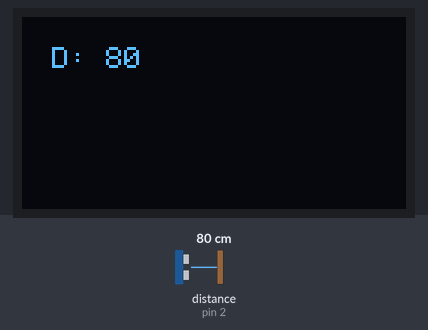
This sketch was run on a simulated Arduino Uno, built with avr-gcc and run on an emulated ATmega328P. On the bench: 128×64 one-colour display. Wiring (inferred from the names in the program): ultrasonic range finder: trigger pin 3; echo pin 2. The test bench sets the inputs (shaded band); at power-on: distance to the obstacle (sensor on pin 2) 80 cm. The echo pulse lasts 58.3 µs per cm; the display library's start-up logo is not drawn; what the sketch prints to the serial monitor is not drawn.

Above: at 3.2 s.
3.3 s: distance to the obstacle (sensor on pin 2) set to 4 cm
At 3.37 s:
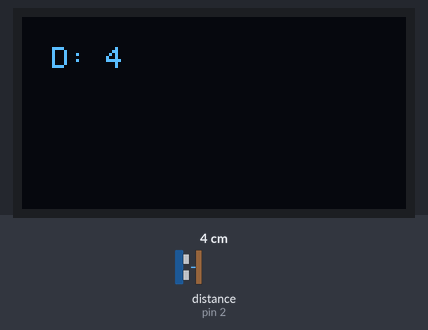
4.9 s: distance to the obstacle (sensor on pin 2) set to 9 cm
At 5.8 s:
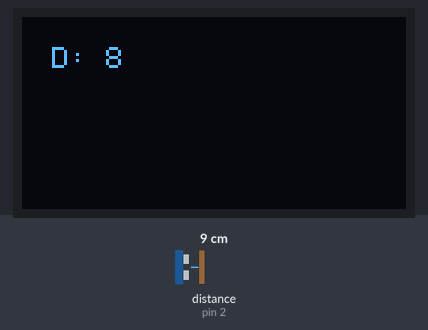

The sketch:

Ultrasonico.ino
```cpp
#include <SPI.h>
#include <Wire.h>
#include <Adafruit_GFX.h>
#include <Adafruit_SSD1306.h>

Adafruit_SSD1306 display(-1);
const byte trigg = 3;
const byte echo = 2;

//trigg entrada
//echo salida
void setup() {
  Serial.begin(9600);
  pinMode(trigg, OUTPUT);
  pinMode(echo, INPUT);
  digitalWrite(trigg, LOW);

  display.begin(SSD1306_SWITCHCAPVCC, 0x3C);
  display.display();
  delay(2000);
  display.clearDisplay();
}

void loop() {
  display.clearDisplay();
  int distancia = mide_distancia();

  display.setTextSize(1);
  display.setCursor(10, 10);
  display.setTextColor(WHITE);
  display.print("D: ");
  display.print(distancia);
  display.display();

  Serial.println(distancia);
}

int mide_distancia(){
  gatillo();
  long tiempo = pulseIn(echo, HIGH);
  int distancia = tiempo/58;
  return distancia;
}

//gatillo = disparo de la salida ultrasonica
void gatillo(){
  digitalWrite(trigg, HIGH);
  delayMicroseconds(10);
  digitalWrite(trigg, LOW);
}
```

Measured:
- after the input at 3.3 s, the display: first changes at once (image 1 shows a later state)
- after the input at 4.9 s, the display: changes after 0.05 s (image 2)
